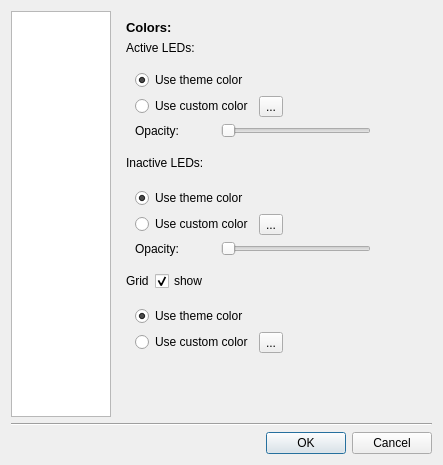
<?xml version="1.0" encoding="UTF-8"?>
<ui version="4.0">
 <class>SettingsDlg</class>
 <widget class="QDialog" name="SettingsDlg">
  <property name="geometry">
   <rect>
    <x>0</x>
    <y>0</y>
    <width>443</width>
    <height>465</height>
   </rect>
  </property>
  <property name="minimumSize">
   <size>
    <width>443</width>
    <height>465</height>
   </size>
  </property>
  <property name="maximumSize">
   <size>
    <width>443</width>
    <height>465</height>
   </size>
  </property>
  <property name="windowTitle">
   <string>Binary Clock Settings</string>
  </property>
  <layout class="QGridLayout" name="gridLayout_4">
   <item row="0" column="0">
    <widget class="QListWidget" name="contentsListWidget">
     <property name="minimumSize">
      <size>
       <width>100</width>
       <height>0</height>
      </size>
     </property>
     <property name="maximumSize">
      <size>
       <width>100</width>
       <height>16777215</height>
      </size>
     </property>
     <property name="iconSize">
      <size>
       <width>96</width>
       <height>96</height>
      </size>
     </property>
     <property name="movement">
      <enum>QListView::Static</enum>
     </property>
     <property name="spacing">
      <number>12</number>
     </property>
     <property name="viewMode">
      <enum>QListView::IconMode</enum>
     </property>
    </widget>
   </item>
   <item row="0" column="1">
    <layout class="QVBoxLayout" name="settingsVerticalLayout">
     <item>
      <widget class="QStackedWidget" name="stackedWidget">
       <property name="frameShadow">
        <enum>QFrame::Plain</enum>
       </property>
       <property name="currentIndex">
        <number>0</number>
       </property>
       <widget class="QWidget" name="page">
        <layout class="QVBoxLayout" name="verticalLayout_5">
         <item>
          <widget class="QLabel" name="label_5">
           <property name="font">
            <font>
             <pointsize>10</pointsize>
             <weight>75</weight>
             <bold>true</bold>
            </font>
           </property>
           <property name="text">
            <string>Colors:</string>
           </property>
          </widget>
         </item>
         <item>
          <layout class="QVBoxLayout" name="verticalLayout_2">
           <item>
            <widget class="QLabel" name="label">
             <property name="text">
              <string>Active LEDs:</string>
             </property>
            </widget>
           </item>
           <item>
            <widget class="QFrame" name="activeFrame">
             <property name="frameShape">
              <enum>QFrame::NoFrame</enum>
             </property>
             <property name="frameShadow">
              <enum>QFrame::Raised</enum>
             </property>
             <layout class="QGridLayout" name="gridLayout">
              <item row="1" column="0">
               <widget class="QRadioButton" name="activeSysColRadioButton">
                <property name="text">
                 <string>Use theme color</string>
                </property>
                <property name="checked">
                 <bool>true</bool>
                </property>
               </widget>
              </item>
              <item row="3" column="0">
               <widget class="QRadioButton" name="activeCusColRadioButton">
                <property name="text">
                 <string>Use custom color</string>
                </property>
               </widget>
              </item>
              <item row="3" column="1">
               <widget class="QToolButton" name="chooseColorActiveToolButton">
                <property name="autoFillBackground">
                 <bool>true</bool>
                </property>
                <property name="text">
                 <string>...</string>
                </property>
               </widget>
              </item>
              <item row="3" column="2">
               <spacer name="horizontalSpacer">
                <property name="orientation">
                 <enum>Qt::Horizontal</enum>
                </property>
                <property name="sizeHint" stdset="0">
                 <size>
                  <width>143</width>
                  <height>20</height>
                 </size>
                </property>
               </spacer>
              </item>
              <item row="4" column="0" colspan="3">
               <layout class="QHBoxLayout" name="horizontalLayout">
                <property name="spacing">
                 <number>6</number>
                </property>
                <property name="topMargin">
                 <number>0</number>
                </property>
                <item>
                 <widget class="QLabel" name="OpacityLabel">
                  <property name="text">
                   <string>Opacity:</string>
                  </property>
                  <property name="buddy">
                   <cstring>ActiveLedsOpacityHS</cstring>
                  </property>
                 </widget>
                </item>
                <item>
                 <widget class="QLabel" name="ActiveLedsOpacityLabel">
                  <property name="minimumSize">
                   <size>
                    <width>30</width>
                    <height>0</height>
                   </size>
                  </property>
                  <property name="maximumSize">
                   <size>
                    <width>20</width>
                    <height>16777215</height>
                   </size>
                  </property>
                  <property name="text">
                   <string/>
                  </property>
                  <property name="alignment">
                   <set>Qt::AlignRight|Qt::AlignTrailing|Qt::AlignVCenter</set>
                  </property>
                 </widget>
                </item>
                <item>
                 <widget class="QSlider" name="ActiveLedsOpacityHS">
                  <property name="minimumSize">
                   <size>
                    <width>150</width>
                    <height>0</height>
                   </size>
                  </property>
                  <property name="maximumSize">
                   <size>
                    <width>160</width>
                    <height>16777215</height>
                   </size>
                  </property>
                  <property name="maximum">
                   <number>255</number>
                  </property>
                  <property name="orientation">
                   <enum>Qt::Horizontal</enum>
                  </property>
                 </widget>
                </item>
                <item>
                 <spacer name="horizontalSpacer_6">
                  <property name="orientation">
                   <enum>Qt::Horizontal</enum>
                  </property>
                  <property name="sizeHint" stdset="0">
                   <size>
                    <width>0</width>
                    <height>10</height>
                   </size>
                  </property>
                 </spacer>
                </item>
               </layout>
              </item>
             </layout>
            </widget>
           </item>
          </layout>
         </item>
         <item>
          <layout class="QVBoxLayout" name="verticalLayout_4">
           <item>
            <layout class="QHBoxLayout" name="horizontalLayout_4">
             <item>
              <widget class="QLabel" name="activeSysCollabel">
               <property name="text">
                <string>Inactive LEDs:</string>
               </property>
              </widget>
             </item>
             <item>
              <spacer name="horizontalSpacer_4">
               <property name="orientation">
                <enum>Qt::Horizontal</enum>
               </property>
               <property name="sizeHint" stdset="0">
                <size>
                 <width>40</width>
                 <height>20</height>
                </size>
               </property>
              </spacer>
             </item>
            </layout>
           </item>
           <item>
            <widget class="QFrame" name="inactiveFrame">
             <property name="frameShape">
              <enum>QFrame::NoFrame</enum>
             </property>
             <property name="frameShadow">
              <enum>QFrame::Raised</enum>
             </property>
             <layout class="QGridLayout" name="gridLayout_2">
              <item row="1" column="0">
               <widget class="QRadioButton" name="inactiveSysColRadioButton">
                <property name="text">
                 <string>Use theme color</string>
                </property>
                <property name="checked">
                 <bool>true</bool>
                </property>
               </widget>
              </item>
              <item row="2" column="0">
               <widget class="QRadioButton" name="inactiveCusColRadioButton">
                <property name="text">
                 <string>Use custom color</string>
                </property>
               </widget>
              </item>
              <item row="2" column="1">
               <widget class="QToolButton" name="chooseColorInactiveToolButton">
                <property name="autoFillBackground">
                 <bool>true</bool>
                </property>
                <property name="text">
                 <string>...</string>
                </property>
               </widget>
              </item>
              <item row="2" column="2">
               <spacer name="horizontalSpacer_2">
                <property name="orientation">
                 <enum>Qt::Horizontal</enum>
                </property>
                <property name="sizeHint" stdset="0">
                 <size>
                  <width>143</width>
                  <height>20</height>
                 </size>
                </property>
               </spacer>
              </item>
              <item row="3" column="0" colspan="3">
               <layout class="QHBoxLayout" name="horizontalLayout_2">
                <property name="spacing">
                 <number>6</number>
                </property>
                <property name="topMargin">
                 <number>0</number>
                </property>
                <item>
                 <widget class="QLabel" name="OpacityLabel_2">
                  <property name="text">
                   <string>Opacity:</string>
                  </property>
                  <property name="buddy">
                   <cstring>InactiveLedsOpacityHS</cstring>
                  </property>
                 </widget>
                </item>
                <item>
                 <widget class="QLabel" name="InactiveLedsOpacityLabel">
                  <property name="minimumSize">
                   <size>
                    <width>30</width>
                    <height>0</height>
                   </size>
                  </property>
                  <property name="maximumSize">
                   <size>
                    <width>20</width>
                    <height>16777215</height>
                   </size>
                  </property>
                  <property name="text">
                   <string/>
                  </property>
                  <property name="alignment">
                   <set>Qt::AlignRight|Qt::AlignTrailing|Qt::AlignVCenter</set>
                  </property>
                 </widget>
                </item>
                <item>
                 <widget class="QSlider" name="InactiveLedsOpacityHS">
                  <property name="minimumSize">
                   <size>
                    <width>150</width>
                    <height>0</height>
                   </size>
                  </property>
                  <property name="maximumSize">
                   <size>
                    <width>160</width>
                    <height>16777215</height>
                   </size>
                  </property>
                  <property name="maximum">
                   <number>255</number>
                  </property>
                  <property name="orientation">
                   <enum>Qt::Horizontal</enum>
                  </property>
                 </widget>
                </item>
                <item>
                 <spacer name="horizontalSpacer_7">
                  <property name="orientation">
                   <enum>Qt::Horizontal</enum>
                  </property>
                  <property name="sizeHint" stdset="0">
                   <size>
                    <width>0</width>
                    <height>10</height>
                   </size>
                  </property>
                 </spacer>
                </item>
               </layout>
              </item>
             </layout>
            </widget>
           </item>
          </layout>
         </item>
         <item>
          <layout class="QVBoxLayout" name="verticalLayout_7">
           <item>
            <layout class="QHBoxLayout" name="horizontalLayout_12">
             <item>
              <widget class="QLabel" name="label_4">
               <property name="text">
                <string>Grid</string>
               </property>
              </widget>
             </item>
             <item>
              <widget class="QCheckBox" name="showGridCheckBox">
               <property name="text">
                <string>show</string>
               </property>
               <property name="checked">
                <bool>true</bool>
               </property>
              </widget>
             </item>
             <item>
              <spacer name="horizontalSpacer_5">
               <property name="orientation">
                <enum>Qt::Horizontal</enum>
               </property>
               <property name="sizeHint" stdset="0">
                <size>
                 <width>40</width>
                 <height>20</height>
                </size>
               </property>
              </spacer>
             </item>
            </layout>
           </item>
           <item>
            <widget class="QFrame" name="gridFrame">
             <property name="frameShape">
              <enum>QFrame::NoFrame</enum>
             </property>
             <property name="frameShadow">
              <enum>QFrame::Raised</enum>
             </property>
             <layout class="QGridLayout" name="gridLayout_3">
              <item row="1" column="0">
               <widget class="QRadioButton" name="gridSysColRadioButton">
                <property name="text">
                 <string>Use theme color</string>
                </property>
                <property name="checked">
                 <bool>true</bool>
                </property>
               </widget>
              </item>
              <item row="2" column="0">
               <widget class="QRadioButton" name="gridCusColRadioButton">
                <property name="text">
                 <string>Use custom color</string>
                </property>
               </widget>
              </item>
              <item row="2" column="1">
               <widget class="QToolButton" name="chooseColorGridToolButton">
                <property name="autoFillBackground">
                 <bool>true</bool>
                </property>
                <property name="text">
                 <string>...</string>
                </property>
               </widget>
              </item>
              <item row="2" column="2">
               <spacer name="horizontalSpacer_3">
                <property name="orientation">
                 <enum>Qt::Horizontal</enum>
                </property>
                <property name="sizeHint" stdset="0">
                 <size>
                  <width>143</width>
                  <height>20</height>
                 </size>
                </property>
               </spacer>
              </item>
             </layout>
            </widget>
           </item>
          </layout>
         </item>
         <item>
          <spacer name="verticalSpacer">
           <property name="orientation">
            <enum>Qt::Vertical</enum>
           </property>
           <property name="sizeHint" stdset="0">
            <size>
             <width>20</width>
             <height>40</height>
            </size>
           </property>
          </spacer>
         </item>
        </layout>
       </widget>
       <widget class="QWidget" name="page_2">
        <layout class="QVBoxLayout" name="verticalLayout_8">
         <item>
          <widget class="QLabel" name="appearanceLabel">
           <property name="maximumSize">
            <size>
             <width>16777215</width>
             <height>16</height>
            </size>
           </property>
           <property name="font">
            <font>
             <pointsize>10</pointsize>
             <weight>75</weight>
             <bold>true</bold>
            </font>
           </property>
           <property name="text">
            <string>View:</string>
           </property>
          </widget>
         </item>
         <item>
          <layout class="QHBoxLayout" name="horizontalLayout_15">
           <item>
            <widget class="QGroupBox" name="timeGroupBox">
             <property name="title">
              <string>Show time</string>
             </property>
             <property name="checkable">
              <bool>true</bool>
             </property>
             <layout class="QVBoxLayout" name="verticalLayout_12">
              <item>
               <layout class="QVBoxLayout" name="verticalLayout_10">
                <item>
                 <widget class="QCheckBox" name="hourCheckBox">
                  <property name="text">
                   <string>Show hours</string>
                  </property>
                 </widget>
                </item>
                <item>
                 <widget class="QCheckBox" name="minutesCheckBox">
                  <property name="text">
                   <string>Show minutes</string>
                  </property>
                 </widget>
                </item>
                <item>
                 <widget class="QCheckBox" name="secondsCheckBox">
                  <property name="text">
                   <string>Show seconds</string>
                  </property>
                 </widget>
                </item>
               </layout>
              </item>
             </layout>
            </widget>
           </item>
           <item>
            <widget class="QGroupBox" name="dateGroupBox">
             <property name="title">
              <string>Show date</string>
             </property>
             <property name="checkable">
              <bool>true</bool>
             </property>
             <layout class="QVBoxLayout" name="verticalLayout_15">
              <item>
               <layout class="QVBoxLayout" name="verticalLayout_11">
                <item>
                 <widget class="QCheckBox" name="yearCheckBox">
                  <property name="text">
                   <string>Show year</string>
                  </property>
                 </widget>
                </item>
                <item>
                 <widget class="QCheckBox" name="monthCheckBox">
                  <property name="text">
                   <string>Show month</string>
                  </property>
                 </widget>
                </item>
                <item>
                 <widget class="QCheckBox" name="dayCheckBox">
                  <property name="text">
                   <string>Show day</string>
                  </property>
                 </widget>
                </item>
               </layout>
              </item>
             </layout>
            </widget>
           </item>
          </layout>
         </item>
         <item>
          <widget class="QGroupBox" name="sizeGroupBox">
           <property name="title">
            <string>Bit size</string>
           </property>
           <property name="alignment">
            <set>Qt::AlignLeading|Qt::AlignLeft|Qt::AlignTop</set>
           </property>
           <layout class="QVBoxLayout" name="verticalLayout_3">
            <item>
             <layout class="QHBoxLayout" name="widthHL">
              <item>
               <widget class="QLabel" name="widthLabel">
                <property name="text">
                 <string>width (minimum 2px):</string>
                </property>
               </widget>
              </item>
              <item>
               <widget class="QSpinBox" name="widthSpinBox">
                <property name="minimum">
                 <number>2</number>
                </property>
                <property name="maximum">
                 <number>1000</number>
                </property>
                <property name="singleStep">
                 <number>1</number>
                </property>
                <property name="value">
                 <number>2</number>
                </property>
               </widget>
              </item>
             </layout>
            </item>
            <item>
             <layout class="QHBoxLayout" name="heightHL">
              <item>
               <widget class="QLabel" name="heightLabel">
                <property name="text">
                 <string>height (minimum 2px):</string>
                </property>
               </widget>
              </item>
              <item>
               <widget class="QSpinBox" name="heightSpinBox">
                <property name="minimum">
                 <number>2</number>
                </property>
                <property name="maximum">
                 <number>1000</number>
                </property>
                <property name="singleStep">
                 <number>1</number>
                </property>
                <property name="value">
                 <number>2</number>
                </property>
               </widget>
              </item>
             </layout>
            </item>
           </layout>
          </widget>
         </item>
         <item>
          <spacer name="verticalSpacer_3">
           <property name="orientation">
            <enum>Qt::Vertical</enum>
           </property>
           <property name="sizeHint" stdset="0">
            <size>
             <width>20</width>
             <height>40</height>
            </size>
           </property>
          </spacer>
         </item>
        </layout>
       </widget>
      </widget>
     </item>
     <item>
      <spacer name="verticalSpacer_2">
       <property name="orientation">
        <enum>Qt::Vertical</enum>
       </property>
       <property name="sizeHint" stdset="0">
        <size>
         <width>20</width>
         <height>40</height>
        </size>
       </property>
      </spacer>
     </item>
     <item>
      <widget class="QFrame" name="frame">
       <property name="frameShape">
        <enum>QFrame::StyledPanel</enum>
       </property>
       <property name="frameShadow">
        <enum>QFrame::Raised</enum>
       </property>
      </widget>
     </item>
    </layout>
   </item>
   <item row="1" column="0" colspan="2">
    <layout class="QVBoxLayout" name="verticalLayout">
     <item>
      <widget class="Line" name="line">
       <property name="orientation">
        <enum>Qt::Horizontal</enum>
       </property>
      </widget>
     </item>
     <item>
      <widget class="QDialogButtonBox" name="buttonBox">
       <property name="orientation">
        <enum>Qt::Horizontal</enum>
       </property>
       <property name="standardButtons">
        <set>QDialogButtonBox::Cancel|QDialogButtonBox::Ok</set>
       </property>
      </widget>
     </item>
    </layout>
   </item>
  </layout>
 </widget>
 <resources/>
 <connections>
  <connection>
   <sender>buttonBox</sender>
   <signal>accepted()</signal>
   <receiver>SettingsDlg</receiver>
   <slot>accept()</slot>
   <hints>
    <hint type="sourcelabel">
     <x>253</x>
     <y>435</y>
    </hint>
    <hint type="destinationlabel">
     <x>157</x>
     <y>274</y>
    </hint>
   </hints>
  </connection>
  <connection>
   <sender>buttonBox</sender>
   <signal>rejected()</signal>
   <receiver>SettingsDlg</receiver>
   <slot>reject()</slot>
   <hints>
    <hint type="sourcelabel">
     <x>321</x>
     <y>435</y>
    </hint>
    <hint type="destinationlabel">
     <x>286</x>
     <y>274</y>
    </hint>
   </hints>
  </connection>
  <connection>
   <sender>ActiveLedsOpacityHS</sender>
   <signal>valueChanged(int)</signal>
   <receiver>ActiveLedsOpacityLabel</receiver>
   <slot>setNum(int)</slot>
   <hints>
    <hint type="sourcelabel">
     <x>288</x>
     <y>129</y>
    </hint>
    <hint type="destinationlabel">
     <x>220</x>
     <y>141</y>
    </hint>
   </hints>
  </connection>
  <connection>
   <sender>InactiveLedsOpacityHS</sender>
   <signal>valueChanged(int)</signal>
   <receiver>InactiveLedsOpacityLabel</receiver>
   <slot>setNum(int)</slot>
   <hints>
    <hint type="sourcelabel">
     <x>376</x>
     <y>261</y>
    </hint>
    <hint type="destinationlabel">
     <x>220</x>
     <y>261</y>
    </hint>
   </hints>
  </connection>
 </connections>
</ui>
